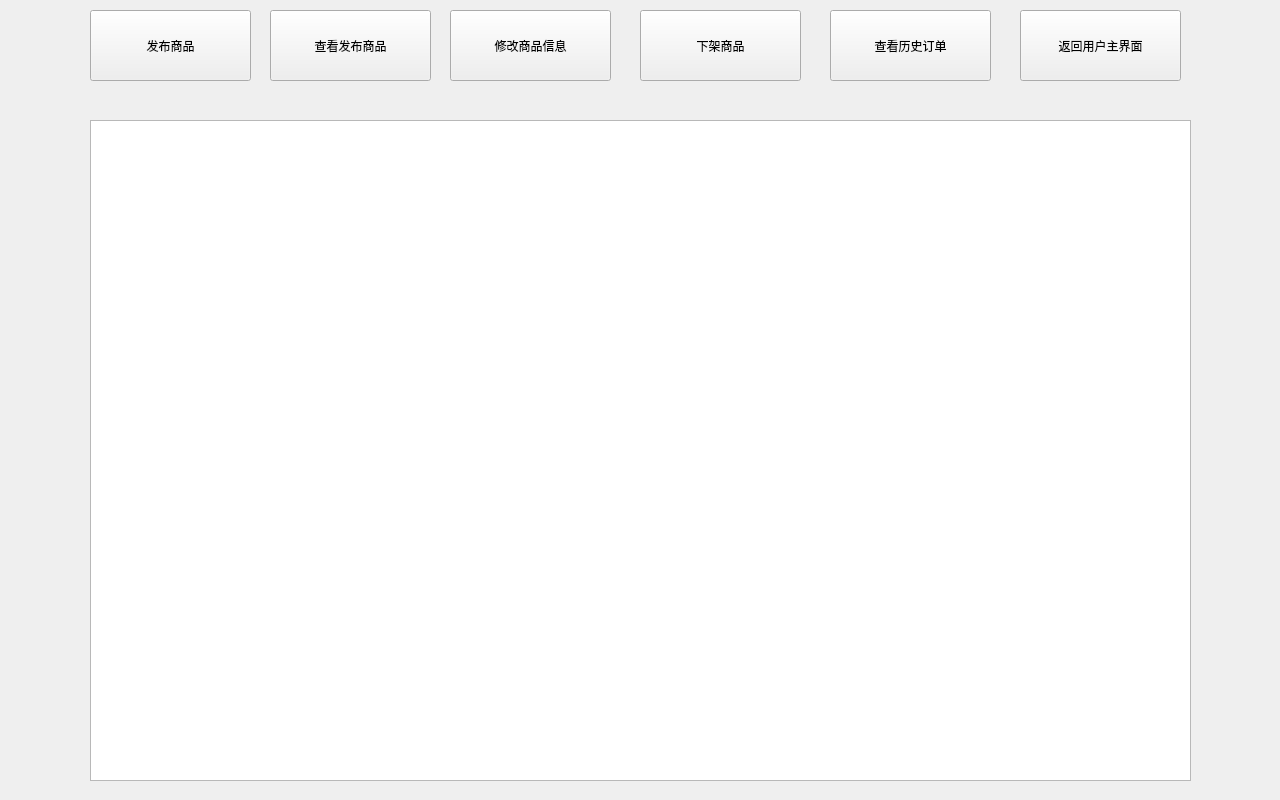
<?xml version="1.0" encoding="UTF-8"?>
<ui version="4.0">
 <class>SellerWindow</class>
 <widget class="QWidget" name="SellerWindow">
  <property name="geometry">
   <rect>
    <x>0</x>
    <y>0</y>
    <width>1280</width>
    <height>800</height>
   </rect>
  </property>
  <property name="windowTitle">
   <string>Form</string>
  </property>
  <widget class="QPushButton" name="CheckOrders">
   <property name="geometry">
    <rect>
     <x>830</x>
     <y>10</y>
     <width>161</width>
     <height>71</height>
    </rect>
   </property>
   <property name="text">
    <string>查看历史订单</string>
   </property>
  </widget>
  <widget class="QPushButton" name="CheckPublish">
   <property name="geometry">
    <rect>
     <x>270</x>
     <y>10</y>
     <width>161</width>
     <height>71</height>
    </rect>
   </property>
   <property name="text">
    <string>查看发布商品</string>
   </property>
  </widget>
  <widget class="QPushButton" name="back">
   <property name="geometry">
    <rect>
     <x>1020</x>
     <y>10</y>
     <width>161</width>
     <height>71</height>
    </rect>
   </property>
   <property name="text">
    <string>返回用户主界面</string>
   </property>
  </widget>
  <widget class="QPushButton" name="modify">
   <property name="geometry">
    <rect>
     <x>450</x>
     <y>10</y>
     <width>161</width>
     <height>71</height>
    </rect>
   </property>
   <property name="text">
    <string>修改商品信息</string>
   </property>
  </widget>
  <widget class="QPushButton" name="Publish">
   <property name="geometry">
    <rect>
     <x>90</x>
     <y>10</y>
     <width>161</width>
     <height>71</height>
    </rect>
   </property>
   <property name="text">
    <string>发布商品</string>
   </property>
  </widget>
  <widget class="QPushButton" name="pull">
   <property name="geometry">
    <rect>
     <x>640</x>
     <y>10</y>
     <width>161</width>
     <height>71</height>
    </rect>
   </property>
   <property name="text">
    <string>下架商品</string>
   </property>
  </widget>
  <widget class="QTableView" name="tableView">
   <property name="geometry">
    <rect>
     <x>90</x>
     <y>120</y>
     <width>1101</width>
     <height>661</height>
    </rect>
   </property>
  </widget>
 </widget>
 <resources/>
 <connections/>
</ui>
